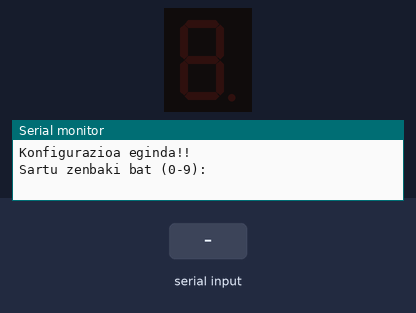
Recording of a sketch running on a simulated Arduino Uno, built with avr-gcc and run on an emulated ATmega328P. On the bench: 1-digit seven-segment display, the last lines printed to the serial monitor. Wiring (inferred from the names in the program): 1-digit 7-segment display, segments lit when HIGH: segments pin 6, pin 5, pin 4, pin 3, pin 2, pin 7, pin 8. Inputs (shaded band) come from the test bench. The segment pins are drawn as the display they are named for.

Above: at 1.2 s.
1.3 s: "0\n" received over Serial
At 2.1 s:
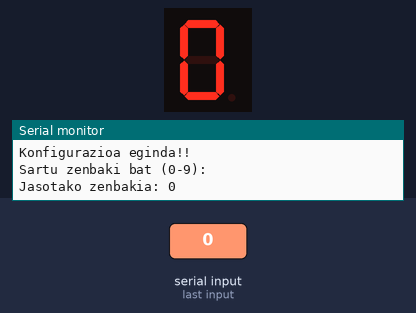
2.8 s: "1\n" received over Serial
At 3.2 s:
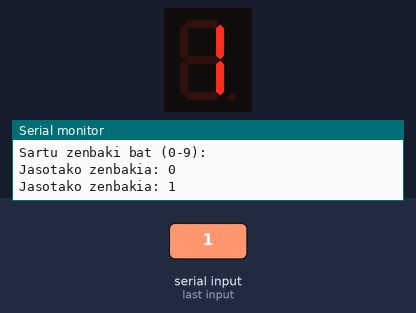
4.3 s: "2\n" received over Serial
At 5.5 s:
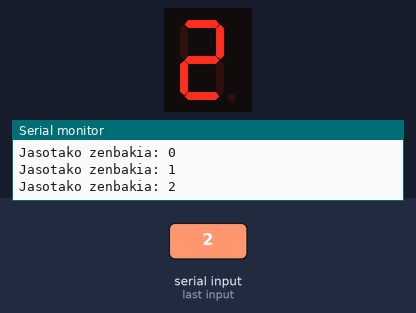
5.8 s: "3\n" received over Serial
At 6.7 s:
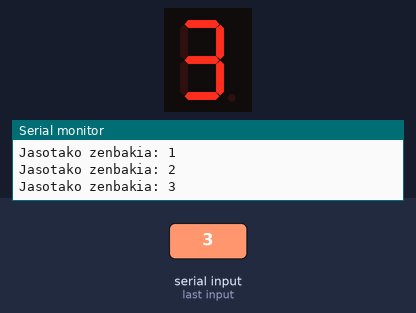
7.3 s: "4\n" received over Serial
At 7.8 s:
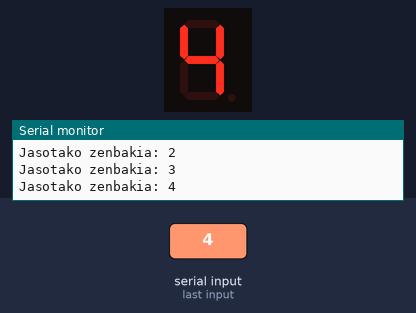
8.8 s: "5\n" received over Serial
At 10.2 s:
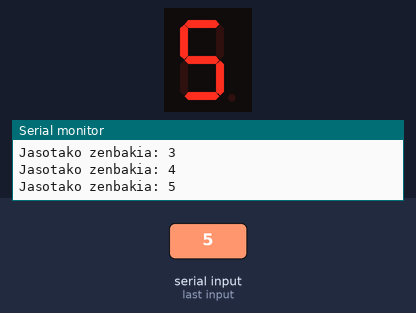
Timing chart, 0 to 11.3 s (numbered marks = the images above; inputs shaded):
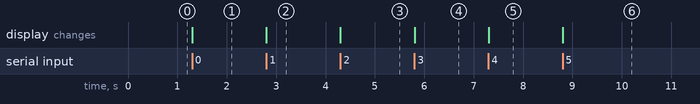

Measured:
- after the input at 1.3 s, the display: changes at once (image 1)
- after the input at 2.8 s, the display: changes at once (image 2)
- after the input at 4.3 s, the display: changes at once (image 3)
- after the input at 5.8 s, the display: changes at once (image 4)
- after the input at 7.3 s, the display: changes at once (image 5)
- after the input at 8.8 s, the display: changes at once (image 6)

The sketch:

7_seg_kodea.ino
```cpp
int e = 2;
int d = 3;
int c = 4;
int b = 5;
int a = 6;
int f = 7;
int g = 8;


void setup() {
  Serial.begin(9600);

pinMode(e, OUTPUT);
pinMode(d, OUTPUT);
pinMode(c, OUTPUT);
pinMode(b, OUTPUT);
pinMode(a, OUTPUT);
pinMode(f, OUTPUT);
pinMode(g, OUTPUT);


  Serial.println("Konfigurazioa eginda!!");
  Serial.println("Sartu zenbaki bat (0-9):");
}

void loop() {

  if (Serial.available() > 0) {

    String sarrera = Serial.readStringUntil('\n');
    int z = sarrera.toInt();

    Serial.print("Jasotako zenbakia: ");
    Serial.println(z);

    zenbakia_idatzi(z);
  }
}


void zenbakia_idatzi(int z){

  // Lehenengo eta behin guztia amatatu
    digitalWrite(a,0);
    digitalWrite(b,0);
    digitalWrite(c,0);
    digitalWrite(d,0);
    digitalWrite(e,0);
    digitalWrite(f,0);
    digitalWrite(g,0);

  if (z == 0) // 0 : pin guztiak HIGH(1), g izan ezik LOW(0)
  {
    digitalWrite(a,1);
    digitalWrite(b,1);
    digitalWrite(c,1);
    digitalWrite(d,1);
    digitalWrite(e,1);
    digitalWrite(f,1);
    digitalWrite(g,0);
  }

  if (z == 1) // 1 : B,C HIGH(1), besteak LOW(0)
  {
    digitalWrite(a,0);
    digitalWrite(b,1);
    digitalWrite(c,1);
    digitalWrite(d,0);
    digitalWrite(e,0);
    digitalWrite(f,0);
    digitalWrite(g,0);
  }

  if (z == 2) // 2 : C,F LOW(0), besteak HIGH(1)
  {
    digitalWrite(a,1);
    digitalWrite(b,1);
    digitalWrite(c,0);
    digitalWrite(d,1);
    digitalWrite(e,1);
    digitalWrite(f,0);
    digitalWrite(g,1);
  }

  if (z == 3) // 3 : E,F LOW(0), besteak HIGH(1)
  {
    digitalWrite(a,1);
    digitalWrite(b,1);
    digitalWrite(c,1);
    digitalWrite(d,1);
    digitalWrite(e,0);
    digitalWrite(f,0);
    digitalWrite(g,1);
  }

  if (z == 4) // 4 : A,D,E LOW(0), B,C,F,G HIGH(1)
  {
    digitalWrite(a,0);
    digitalWrite(b,1);
    digitalWrite(c,1);
    digitalWrite(d,0);
    digitalWrite(e,0);
    digitalWrite(f,1);
    digitalWrite(g,1);
  }

  if (z == 5) // 5 : B,E LOW(0), besteak HIGH(1)
  {
    digitalWrite(a,1);
    digitalWrite(b,0);
    digitalWrite(c,1);
    digitalWrite(d,1);
    digitalWrite(e,0);
    digitalWrite(f,1);
    digitalWrite(g,1);
  }

  if (z == 6) // 6 : B LOW(0), besteak HIGH(1)
  {
    digitalWrite(a,1);
    digitalWrite(b,0);
    digitalWrite(c,1);
    digitalWrite(d,1);
    digitalWrite(e,1);
    digitalWrite(f,1);
    digitalWrite(g,1);
  }

  if (z == 7) // 7 : D,E,F,G LOW(0), A,B,C HIGH(1)
  {
    digitalWrite(a,1);
    digitalWrite(b,1);
    digitalWrite(c,1);
    digitalWrite(d,0);
    digitalWrite(e,0);
    digitalWrite(f,0);
    digitalWrite(g,0);
  }

  if (z == 8) // 8 : segmentu guztiak HIGH(1)
  {
    digitalWrite(a,1);
    digitalWrite(b,1);
    digitalWrite(c,1);
    digitalWrite(d,1);
    digitalWrite(e,1);
    digitalWrite(f,1);
    digitalWrite(g,1);
  }

  if (z == 9) // 9 : E LOW(0), besteak HIGH(1)
  {
    digitalWrite(a,1);
    digitalWrite(b,1);
    digitalWrite(c,1);
    digitalWrite(d,1);
    digitalWrite(e,0);
    digitalWrite(f,1);
    digitalWrite(g,1);
  }
}
```
